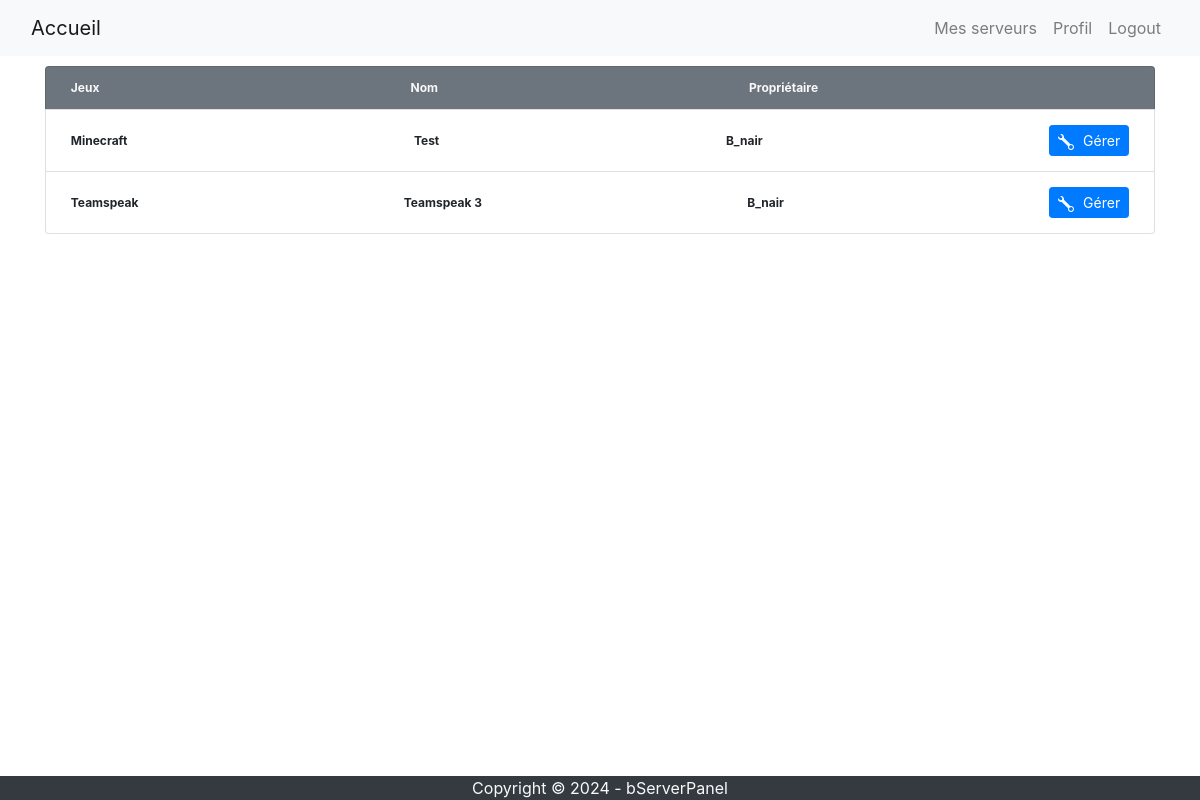
The page /panel/servers/ (signed in) on the database its author committed.
### serverpanel/models.py (models this page shows, shortened)
class Server(models.Model):
    name = models.CharField(max_length=255, default="server")
    directory = models.CharField(max_length=255, default=None, null=True)
    owner = models.ManyToManyField('accounts.PanelUser')
    game = models.ForeignKey('Game', on_delete=models.CASCADE)
    configuration = models.ForeignKey('Configuration', on_delete=models.CASCADE, default=None, null=True)
    max_ram = models.IntegerField(default=2)
    start_command = models.CharField(max_length=255)
    stop_command = models.CharField(max_length=255)

class Game(models.Model):
    name = models.CharField(max_length=255)

### serverpanel/views.py (the view)
# urls.py: path('servers/', views.panel_server_list, name='server-list'),
def panel_server_list(request):
    try:
        paneluser = PanelUser.objects.get(user=request.user)
        servers = Server.objects.all().filter(owner=paneluser)
        return render(request, 'server-list.html', {'servers': servers, 'paneluser': paneluser})
    except PanelUser.DoesNotExist:
        return render(request, 'server-list.html', {})

### serverpanel/templates/server-list.html (shortened to what this page needs)
{% extends 'base.html' %}
{% block content %}
<div class="container">
    <div class="row" style="margin-bottom: 100px; margin-top: 10px">
        <div class="col-md-12">
            <ul class="list-group">
                <li class="list-group-item d-flex justify-content-between align-items-center text-light bg-secondary">
                    <span class="badge">Jeux</span>
                    <span class="badge">Nom</span>
                    <span class="badge">Propriétaire</span>
                    <span class="badge"> </span>
                </li>
                {% for server in servers %}
                <li class="list-group-item d-flex justify-content-between align-items-center">
                    <span class="badge">{{server.game.name}}</span>
                    <span class="badge">{{server.name}}</span>
                    <span class="badge">{{user.username}}</span>
                    <span class="badge">
                        <a class="btn btn-primary btn-sm" href="/panel/server/{{server.id}}">
                        Gérer</a>
                    </span>
                </li>
                {% endfor %}
            </ul>
        </div>
    </div>
</div>
{% endblock %}

### rows shown on the page
Server: game.name "Minecraft", name "Test"
Server: game.name "Teamspeak", name "Teamspeak 3"

### other values the page prints
{{ user.username }} "B_nair"
